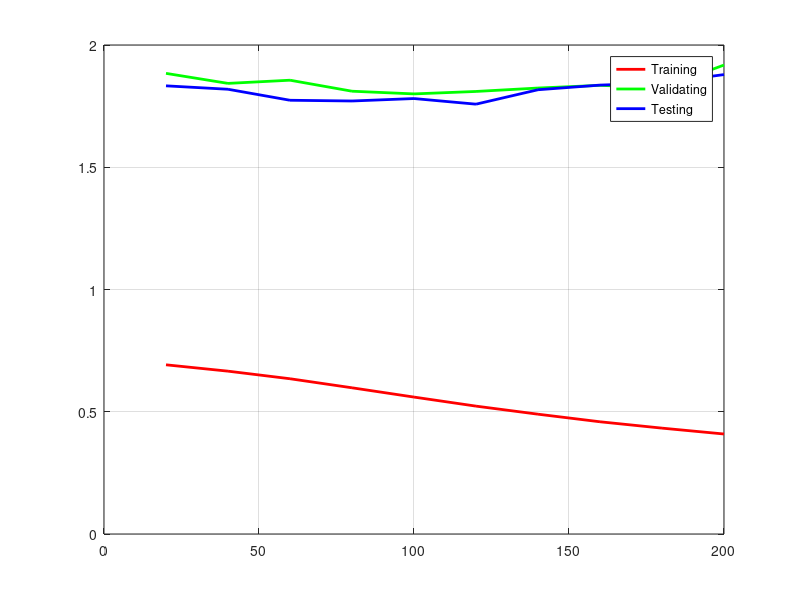

Write MATLAB code to recreate this figure.
data30  = [%  noVis   nBat  ratio         rating   noHid     itr rW       trErr  VaErr  testErr   
    1682      1  0.800  0.100  0.200     30     20 0.00150  0.692  1.884  1.833  
    1682      1  0.800  0.100  0.200     30     40 0.00150  0.666  1.843  1.819  
    1682      1  0.800  0.100  0.200     30     60 0.00150  0.635  1.856  1.774  
    1682      1  0.800  0.100  0.200     30     80 0.00150  0.598  1.811  1.771  
    1682      1  0.800  0.100  0.200     30    100 0.00150  0.560  1.800  1.781  
    1682      1  0.800  0.100  0.200     30    120 0.00150  0.523  1.810  1.758  
    1682      1  0.800  0.100  0.200     30    140 0.00150  0.490  1.824  1.817  
    1682      1  0.800  0.100  0.200     30    160 0.00150  0.459  1.835  1.836  
    1682      1  0.800  0.100  0.200     30    180 0.00150  0.433  1.825  1.845  
    1682      1  0.800  0.100  0.200     30    200 0.00150  0.409  1.918  1.879  ];

plot(data30(:, 7), data30(:, 9), 'r', 'LineWidth', 2); hold on; 
plot(data30(:, 7), data30(:, 10), 'g', 'LineWidth', 2);  
plot(data30(:, 7), data30(:, 11), 'b', 'LineWidth', 2); hold off; grid on; 
legend('Training', 'Validating', 'Testing');